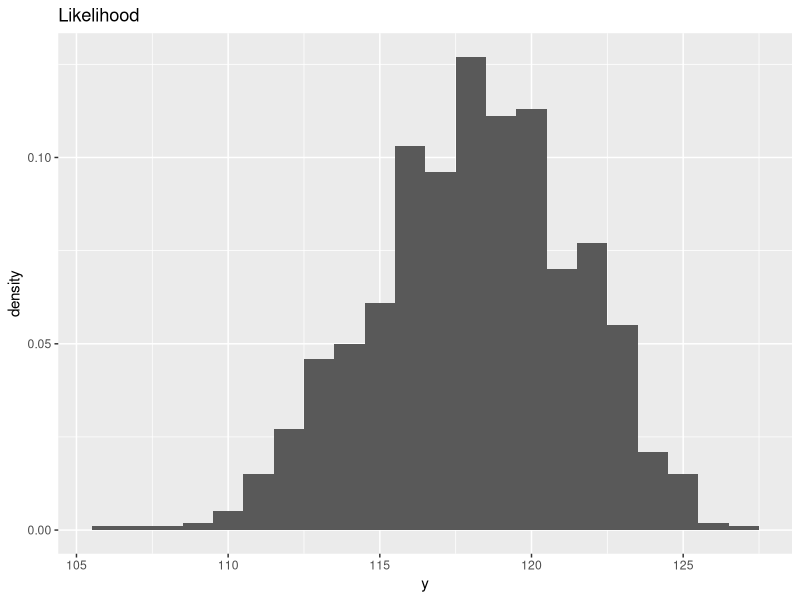
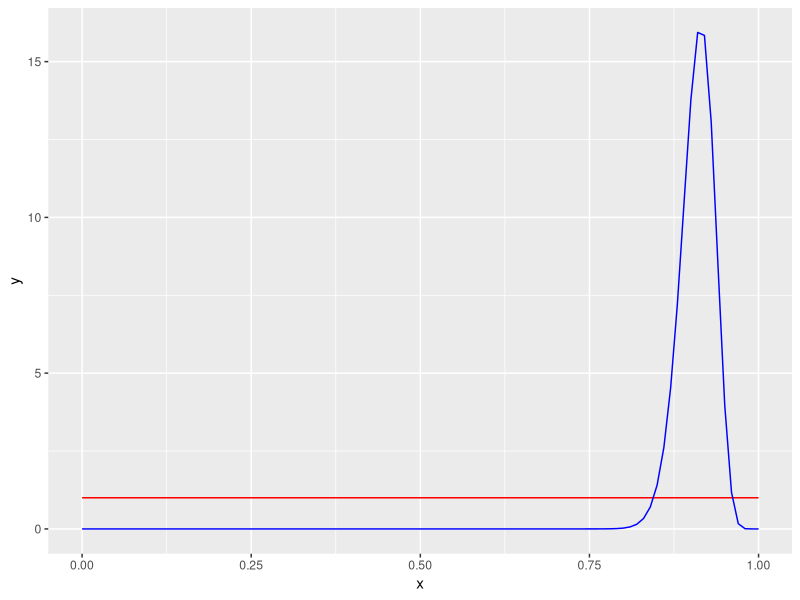
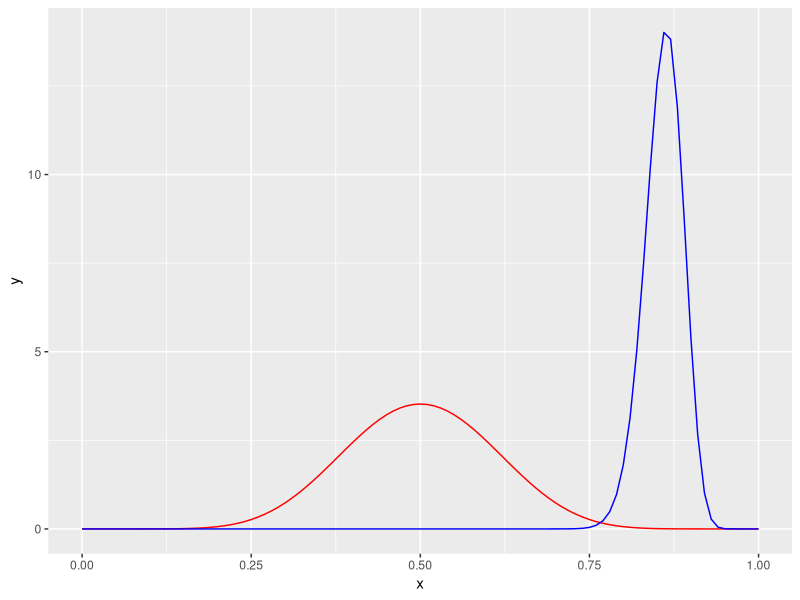

The R script that drew these images, in order:
## ---- chunk 1

theta0=0.5

Log_likelihood=function(theta){
  like=dbinom(118,129,theta,log = TRUE)
  return(-like)
}
results=nlm(Log_likelihood,p=theta0)
mle_theta=results$estimate
mle_theta-sqrt(mle_theta*(1-mle_theta)/129)*1.96
mle_theta+sqrt(mle_theta*(1-mle_theta)/129)*1.96


## ---- chunk 2
p <- 0.025
qbeta(p = p, shape1 = 119, shape2 = 12)

p <- 0.975
qbeta(p = p, shape1 = 119, shape2 = 12)

## ---- chunk 3
#likelihood of Y | theta 
library(ggplot2)
library(dplyr)
n=129
theta=118/n
y=rbinom(1000,n,theta)

ggplot()+geom_histogram(aes(x=y,y=..density..),stat ="bin",binwidth = 1)+
  ggtitle("Likelihood")


#Q2
f <- ggplot(data.frame(x=c(0,1)),aes(x))
f+stat_function(fun=dunif,color='red',show.legend = TRUE)+
  stat_function(fun=dbeta,args = list(shape1=119,shape2=12),
                color='blue',show.legend = TRUE)

#Q3
f+stat_function(fun=dbeta,args = list(shape1=10,shape2=10),
                color='red',show.legend = TRUE)+
  stat_function(fun=dbeta,args = list(shape1=128,shape2=21),
                color='blue',show.legend = TRUE)



